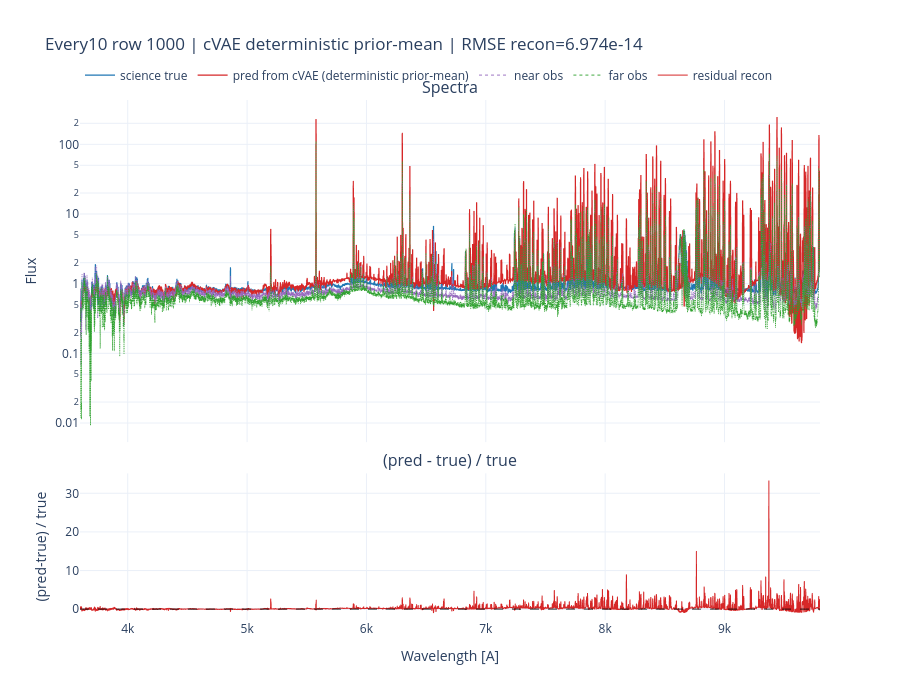

Source (notebook cell):
### Markdown cell above
## Full-Spectrum Test From Predicted Coefficients

> Primary workflow: predict SCI decomposition coefficients, then reconstruct SCI spectrum with the decomposition forward model.

Data usage policy:
- `*_meta_coef.fits` products are used only for **training** the coefficient model.
- The four `*_every10*.fits` files are used only for **testing** and are never seen during training.

This cell reconstructs only the requested row from the every10 set:
1. Predict science coefficients for that row.
2. Reconstruct the science spectrum using the row wavelength grid and LSF.
3. Plot reconstructed vs observed spectra and relative residuals.

### Code cell
# Full-spectrum reconstruction test for a single requested row using cVAE coefficients
import plotly.graph_objects as go

EVERY10_INPUT = "lvmsframe_median_stack_1.2.1_every10.fits"
EVERY10_NEAR = "lvmsframe_median_stack_1.2.1_every10_decomp_sky1.fits"
EVERY10_FAR = "lvmsframe_median_stack_1.2.1_every10_decomp_sky2.fits"
EVERY10_SCI = "lvmsframe_median_stack_1.2.1_every10_decomp_sci.fits"

# Set the row to reconstruct and inspect.
REQUESTED_ROW = 1000

# cVAE inference mode for reconstruction.
CVAE_DETERMINISTIC = True
CVAE_N_SAMPLES = 16

required = [
    "cvae_artifacts",
    "predict_sci_coefficients_cvae",
    "context_cols",
    "build_triplet_coef_dataset",
    "reconstruct_component_spectra",
    "_infer_base_dir_for_reconstruction",
]
missing = [k for k in required if k not in globals()]
if missing:
    raise RuntimeError("Run the cVAE training cells first. Missing: " + ", ".join(missing))

# 1) Load coefficients/context from every10 decomposition products.
e10_triplet = build_triplet_coef_dataset(
    input_fits_path=EVERY10_INPUT,
    sky_near_decomp_fits_path=EVERY10_NEAR,
    sky_far_decomp_fits_path=EVERY10_FAR,
    sci_decomp_fits_path=EVERY10_SCI,
    context_columns=context_cols,
    return_chi2=False,
)
n_e10 = int(e10_triplet["n_rows"])

# 2) Load observed spectra, wavelength grid, and LSF from every10 input.
with fits.open(EVERY10_INPUT) as hdul:
    for ext in ("FLUX_SKY_NEAR", "FLUX_SKY_FAR", "FLUX_SCI", "WAVE", "LSF_SCI"):
        if ext not in hdul:
            raise KeyError(f"Missing extension {ext} in {EVERY10_INPUT}")

    wave_arr = np.asarray(hdul["WAVE"].data, dtype=np.float64)
    flux_near_all = np.asarray(hdul["FLUX_SKY_NEAR"].data, dtype=np.float64)
    flux_far_all = np.asarray(hdul["FLUX_SKY_FAR"].data, dtype=np.float64)
    flux_sci_true_all = np.asarray(hdul["FLUX_SCI"].data, dtype=np.float64)
    lsf_sci_arr = np.asarray(hdul["LSF_SCI"].data, dtype=np.float64)

n_spec, n_wave = flux_sci_true_all.shape
if n_e10 != n_spec:
    raise ValueError(
        f"Row count mismatch: triplet has {n_e10} rows, spectra have {n_spec} rows. "
        "Check that every10 decomposition files were produced from the same input file."
    )

idx_row = int(REQUESTED_ROW)
if idx_row < 0 or idx_row >= n_spec:
    raise IndexError(f"REQUESTED_ROW={idx_row} out of range [0, {n_spec-1}]")

# Normalize WAVE/LSF arrays to per-row vectors, then select requested row.
wave_row = wave_arr if wave_arr.ndim == 1 else wave_arr[idx_row]
lsf_row = lsf_sci_arr if lsf_sci_arr.ndim == 1 else lsf_sci_arr[idx_row]

flux_near_row = flux_near_all[idx_row]
flux_far_row = flux_far_all[idx_row]
flux_sci_true_row = flux_sci_true_all[idx_row]

# 3) Predict SCI coefficients for the requested row only using cVAE.
coef_pred_row_batch = predict_sci_coefficients_cvae(
    cvae_artifacts,
    coef_near_phys=e10_triplet["coef_near"][idx_row:idx_row + 1],
    coef_far_phys=e10_triplet["coef_far"][idx_row:idx_row + 1],
    ctx_near_phys=e10_triplet["ctx_near"][idx_row:idx_row + 1],
    ctx_far_phys=e10_triplet["ctx_far"][idx_row:idx_row + 1],
    ctx_sci_phys=e10_triplet["ctx_sci"][idx_row:idx_row + 1],
    deterministic=bool(CVAE_DETERMINISTIC),
    n_samples=int(CVAE_N_SAMPLES),
    seed=42,
)
coef_pred_row = np.asarray(coef_pred_row_batch[0], dtype=np.float64)

# 4) Reconstruct only this row (fast path).
base_dir_guess = _infer_base_dir_for_reconstruction()
comps_i = reconstruct_component_spectra(
    wave=wave_row,
    coef=coef_pred_row,
    lsf_sigma=lsf_row / 2.35,
    n_spline_knots=25,
    base_dir=base_dir_guess,
)
flux_sci_pred_row = np.asarray(comps_i["total"], dtype=np.float64) / FACTOR

# 5) Single-row metrics.
resid_row = flux_sci_pred_row - flux_sci_true_row
rmse_row = float(np.sqrt(np.mean(resid_row ** 2)))
mae_row = float(np.mean(np.abs(resid_row)))
rel_resid_row = resid_row / np.where(flux_sci_true_row != 0, flux_sci_true_row, np.nan)

mode_txt = "deterministic prior-mean" if CVAE_DETERMINISTIC else f"MC mean ({int(CVAE_N_SAMPLES)} samples)"
print("Single-row reconstruction summary (every10, cVAE coefficients)")
print(f"  row index  = {idx_row}")
print(f"  n_wave     = {n_wave}")
print(f"  cVAE mode  = {mode_txt}")
print(f"  row RMSE   = {rmse_row:.6g}")
print(f"  row MAE    = {mae_row:.6g}")

# 6) Two-panel diagnostic plot: spectra (top, log) + relative residual (bottom).
fig = make_subplots(
    rows=2, cols=1,
    shared_xaxes=True,
    vertical_spacing=0.06,
    subplot_titles=("Spectra", "(pred - true) / true"),
    row_heights=[0.7, 0.3],
)

fig.add_trace(go.Scattergl(
    x=wave_row, y=flux_sci_true_row * FACTOR, mode="lines",
    name="science true", line=dict(color="#1f77b4", width=1.2)
), row=1, col=1)
fig.add_trace(go.Scattergl(
    x=wave_row, y=flux_sci_pred_row * FACTOR, mode="lines",
    name=f"pred from cVAE ({mode_txt})", line=dict(color="#d62728", width=1.2)
), row=1, col=1)
fig.add_trace(go.Scattergl(
    x=wave_row, y=flux_near_row * FACTOR, mode="lines",
    name="near obs", line=dict(color="#9467bd", width=0.9, dash="dot")
), row=1, col=1)
fig.add_trace(go.Scattergl(
    x=wave_row, y=flux_far_row * FACTOR, mode="lines",
    name="far obs", line=dict(color="#2ca02c", width=0.9, dash="dot")
), row=1, col=1)

fig.add_trace(go.Scattergl(
    x=wave_row, y=rel_resid_row, mode="lines",
    name="residual recon", line=dict(color="#d62728", width=1.0)
), row=2, col=1)
fig.add_hline(y=0, line=dict(color="black", width=0.8, dash="dash"), row=2, col=1)

fig.update_yaxes(type="log", title_text="Flux", row=1, col=1)
fig.update_yaxes(type="linear", title_text="(pred-true) / true", row=2, col=1)
fig.update_xaxes(title_text="Wavelength [A]", row=2, col=1)

fig.update_layout(
    template="plotly_white",
    title=f"Every10 row {idx_row} | cVAE {mode_txt} | RMSE recon={rmse_row:.4g}",
    height=700,
    legend=dict(orientation="h", yanchor="bottom", y=1.02, xanchor="left", x=0.0),
)
fig.show()

### Figure 1 — Plotly figure (JSON) as saved in the notebook; plotly's stock layout.template omitted (floating-point values rounded to 4 significant figures; data arrays with more than 128 entries replaced by an {"elided": "..."} marker saying what was removed)
{"data": [{"line": {"color": "#1f77b4", "width": 1.2}, "mode": "lines", "name": "science true", "type": "scattergl", "x": {"elided": "12401 float values"}, "xaxis": "x", "y": {"elided": "12401 float values"}, "yaxis": "y"}, {"line": {"color": "#d62728", "width": 1.2}, "mode": "lines", "name": "pred from cVAE (deterministic prior-mean)", "type": "scattergl", "x": {"elided": "12401 float values"}, "xaxis": "x", "y": {"elided": "12401 float values"}, "yaxis": "y"}, {"line": {"color": "#9467bd", "dash": "dot", "width": 0.9}, "mode": "lines", "name": "near obs", "type": "scattergl", "x": {"elided": "12401 float values"}, "xaxis": "x", "y": {"elided": "12401 float values"}, "yaxis": "y"}, {"line": {"color": "#2ca02c", "dash": "dot", "width": 0.9}, "mode": "lines", "name": "far obs", "type": "scattergl", "x": {"elided": "12401 float values"}, "xaxis": "x", "y": {"elided": "12401 float values"}, "yaxis": "y"}, {"line": {"color": "#d62728", "width": 1}, "mode": "lines", "name": "residual recon", "type": "scattergl", "x": {"elided": "12401 float values"}, "xaxis": "x2", "y": {"elided": "12401 float values"}, "yaxis": "y2"}], "layout": {"annotations": [{"font": {"size": 16}, "showarrow": false, "text": "Spectra", "x": 0.5, "xanchor": "center", "xref": "paper", "y": 1.0, "yanchor": "bottom", "yref": "paper"}, {"font": {"size": 16}, "showarrow": false, "text": "(pred - true) / true", "x": 0.5, "xanchor": "center", "xref": "paper", "y": 0.282, "yanchor": "bottom", "yref": "paper"}], "height": 700, "legend": {"orientation": "h", "x": 0, "xanchor": "left", "y": 1.02, "yanchor": "bottom"}, "shapes": [{"line": {"color": "black", "dash": "dash", "width": 0.8}, "type": "line", "x0": 0, "x1": 1, "xref": "x2 domain", "y0": 0, "y1": 0, "yref": "y2"}], "title": {"text": "Every10 row 1000 | cVAE deterministic prior-mean | RMSE recon=6.974e-14"}, "xaxis": {"anchor": "y", "domain": [0, 1], "matches": "x2", "showticklabels": false}, "xaxis2": {"anchor": "y2", "domain": [0, 1], "title": {"text": "Wavelength [A]"}}, "yaxis": {"anchor": "x", "domain": [0.342, 1.0], "title": {"text": "Flux"}, "type": "log"}, "yaxis2": {"anchor": "x2", "domain": [0, 0.282], "title": {"text": "(pred-true) / true"}, "type": "linear"}}}
